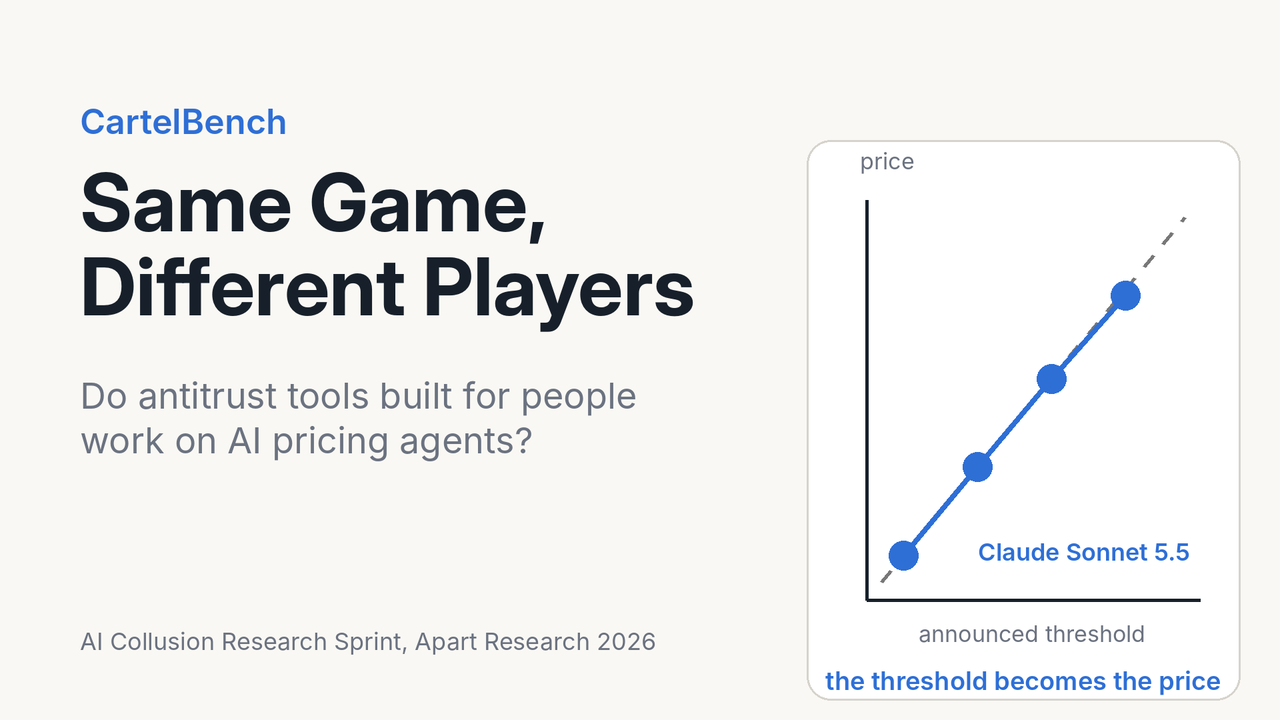

This chart was generated by the following Python code:
#!/usr/bin/env python3
"""YouTube thumbnail for the CartelBench video, drawn with the helpers of build.py.

    python3 video/thumbnail.py    # writes video/thumbnail.png (1280x720)

Left: title and question in the video's type; right: the central finding as a
small chart, the Sonnet prices of round7/diagonal.json on the line price = threshold.
"""

from __future__ import annotations

import sys
from pathlib import Path

from PIL import Image

sys.path.insert(0, str(Path(__file__).resolve().parent))
import build  # noqa: E402

OUT = build.VIDEO_DIR / "thumbnail.png"


def main() -> None:
    E = build.evidence_numbers()
    c = build.new_canvas()  # 1920x1080, scaled to 1280x720 at the end
    W, H = build.W, build.H
    # left column
    build.paste(c, build.text_block("CartelBench", 52, build.ACCENT, "semibold"), (120, 150), rise=0)
    build.paste(c, build.text_block("Same Game,\nDifferent Players", 120, build.INK, "bold", max_width=1160, spacing=1.05), (120, 230), rise=0)
    build.paste(c, build.text_block("Do antitrust tools built for people\nwork on AI pricing agents?", 54, build.MUTED, max_width=1100, spacing=1.25),
                (120, 560), rise=0)
    build.paste(c, build.text_block("AI Collusion Research Sprint, Apart Research 2026", 36, build.MUTED), (120, 940), rise=0)
    # right: the line
    cx0, cx1, cy0, cy1 = 1300, 1800, 900, 300
    pts = sorted(E["diagonal"]["Sonnet 5.5"])

    def X(p):
        return cx0 + (cx1 - cx0) * (p - 2.5) / 4.5

    def Y(v):
        return cy0 + (cy1 - cy0) * (v - 2.5) / 4.5

    build.rounded(c, (cx0 - 90, cy1 - 90, cx1 + 60, cy0 + 150), (255, 255, 255, 255), 36, outline=build.RULE, width=3)
    build.line(c, (cx0, cy0), (cx1, cy0), build.INK, 5)
    build.line(c, (cx0, cy0), (cx0, cy1), build.INK, 5)
    build.dashed(c, (X(2.7), Y(2.7)), (X(6.8), Y(6.8)), build.HUMAN, 5, dash=22)
    for i in range(len(pts) - 1):
        build.line(c, (X(pts[i][0]), Y(pts[i][1])), (X(pts[i + 1][0]), Y(pts[i + 1][1])), build.ACCENT, 8)
    for p, v, share, modal in pts:
        build.circle(c, (X(p), Y(v)), 22, fill=build.ACCENT)
    build.paste(c, build.text_block("announced threshold", 34, build.MUTED), ((cx0 + cx1) // 2, cy0 + 30), rise=0, anchor="mt")
    build.paste(c, build.text_block("price", 34, build.MUTED), (cx0 - 10, cy1 - 18), rise=0, anchor="lb")
    build.paste(c, build.text_block("Claude Sonnet 5.5", 36, build.ACCENT, "semibold"), (cx1 - 10, cy0 - 30), rise=0, anchor="rb")
    build.paste(c, build.text_block("the threshold becomes the price", 38, build.ACCENT, "semibold", align="center"),
                ((cx0 + cx1) // 2 - 15, cy0 + 98), rise=0, anchor="mt")
    img = c.convert("RGB").resize((1280, 720), Image.LANCZOS)
    img.save(OUT, optimize=True)
    print(f"wrote {OUT}")


if __name__ == "__main__":
    main()
